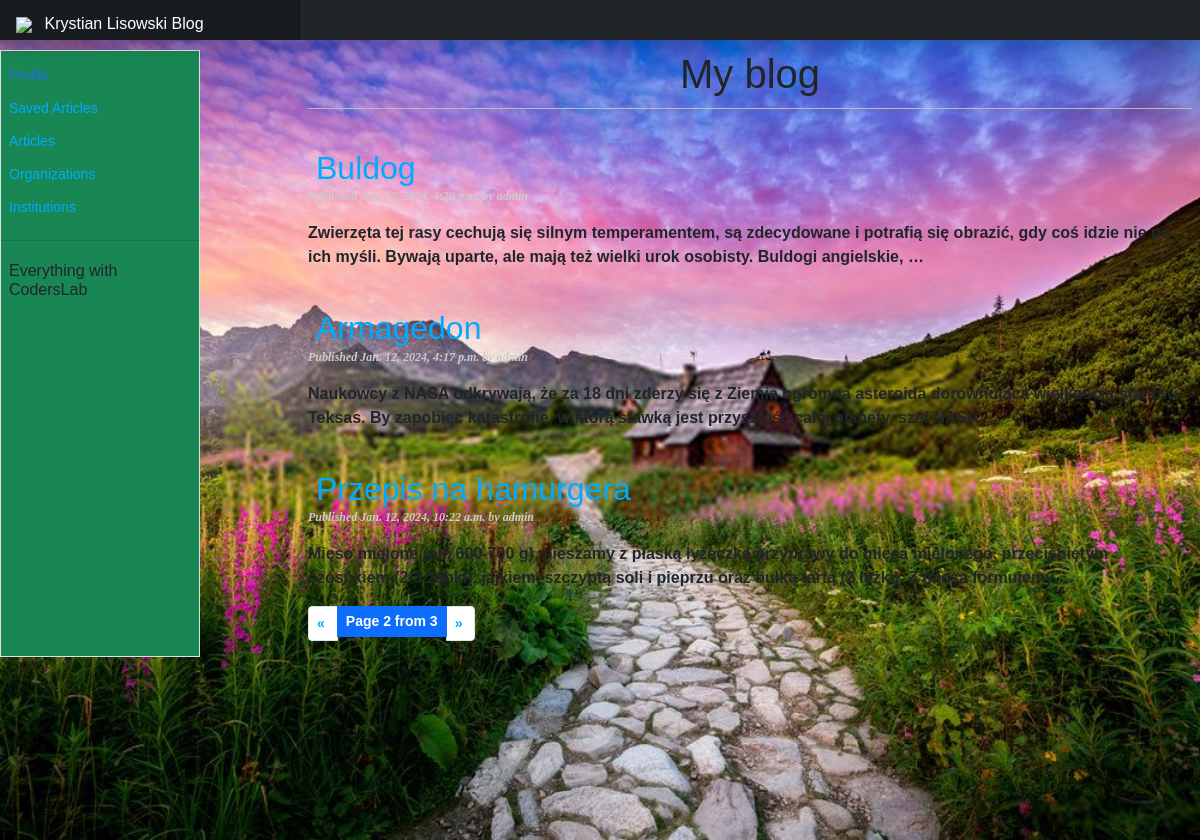
The page /blog/?page=2 on the database as committed earlier.
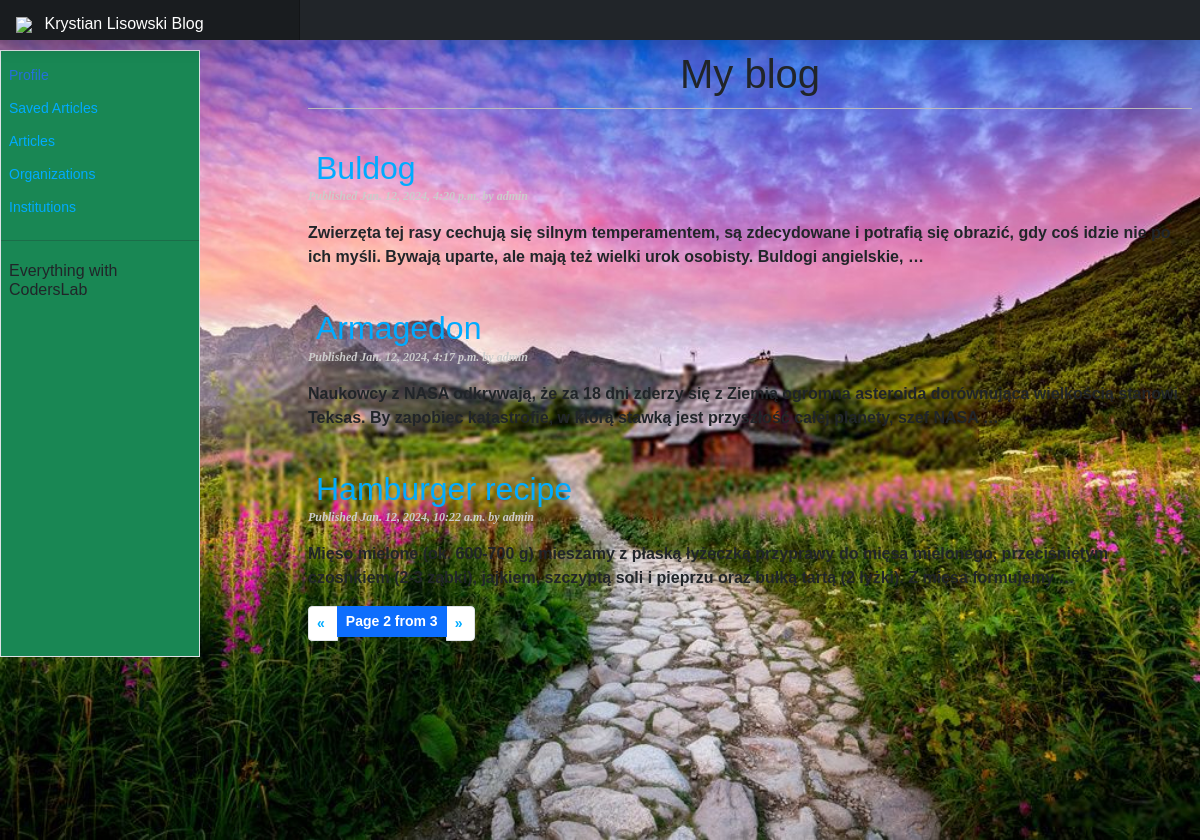
The same page on the database as committed later.
### blog/models.py (models this page shows, shortened)
class Post(models.Model):
    STATUS_CHOICES = (
        ('draft', "Draft"),
        ('published', 'Published'),
    )
    title = models.CharField(max_length=250)
    slug = models.SlugField(max_length=250, unique_for_date='publish')
    author = models.ForeignKey(User, on_delete=models.CASCADE, related_name='blog_posts')
    body = models.TextField()
    publish = models.DateTimeField(default=timezone.now)
    created = models.DateTimeField(auto_now=True)
    updated = models.DateTimeField(auto_now=True)
    status = models.CharField(max_length=10, choices=STATUS_CHOICES, default='draft')
    objects = models.Manager()
    published = PublishedManager()
    tags = TaggableManager()
    def get_absolute_url(self):
        return reverse('blog:post_detail', args=[self.publish.year, self.publish.strftime('%m'), self.publish.strftime('%d'), self.slug])
    class Meta:
        ordering = ('-publish',)

### blog/views.py (the view)
# urls.py: path('', views.post_list, name='post_list'),
def post_list(request, tag_slug=None):
    object_list = Post.published.all()
    tag = None
    if tag_slug:
        tag = get_object_or_404(Tag, slug=tag_slug)
        object_list = object_list.filter(tags__in=[tag])
    paginator = Paginator(object_list, 3)
    page = request.GET.get('page')
    try:
        posts = paginator.page(page)
    except PageNotAnInteger:
        posts = paginator.page(1)
    except EmptyPage:
        posts = paginator.page(paginator.num_pages)
    return render(request, 'blog/post/list.html', {'page': page, 'posts': posts, 'tag': tag})

### blog/models.py (called while the page is built)
    def get_queryset(self):
        return super(PublishedManager, self).get_queryset().filter(status='published')

### templates/blog/post/list.html (shortened to what this page needs)
{% extends "blog/base.html" %}
{% block content %}
    <h1>My blog</h1>
    {% for post in posts %}
        <h2>
            <a href="{{ post.get_absolute_url }}">
                {{ post.title }}
            </a>
        </h2>
        <p class="date">
            Published {{ post.publish }} by {{ post.author }}
        </p>
        {{post.body|truncatewords:30|linebreaks }}
    {% endfor %}
    {% include "../../pagination.html" with page=posts %}
{% endblock %}

Rows that differ between the two databases and show on the page:
removed Post: title "Przepis na hamurgera", publish "Jan. 12, 2024, 10:22 a.m.", author "admin", body "Mięso mielone (ok. 600-700 g) mieszamy z płaską łyżeczką przyprawy do mięsa mielonego, przeciśniętym czosnkiem (2-3 ząbki), jajkiem, szczyptą soli i pieprzu oraz bułką tartą (2 łyżki). Z mięsa formujemy …"
added Post: title "Hamburger recipe", publish "Jan. 12, 2024, 10:22 a.m.", author "admin", body "Mięso mielone (ok. 600-700 g) mieszamy z płaską łyżeczką przyprawy do mięsa mielonego, przeciśniętym czosnkiem (2-3 ząbki), jajkiem, szczyptą soli i pieprzu oraz bułką tartą (2 łyżki). Z mięsa formujemy …"
